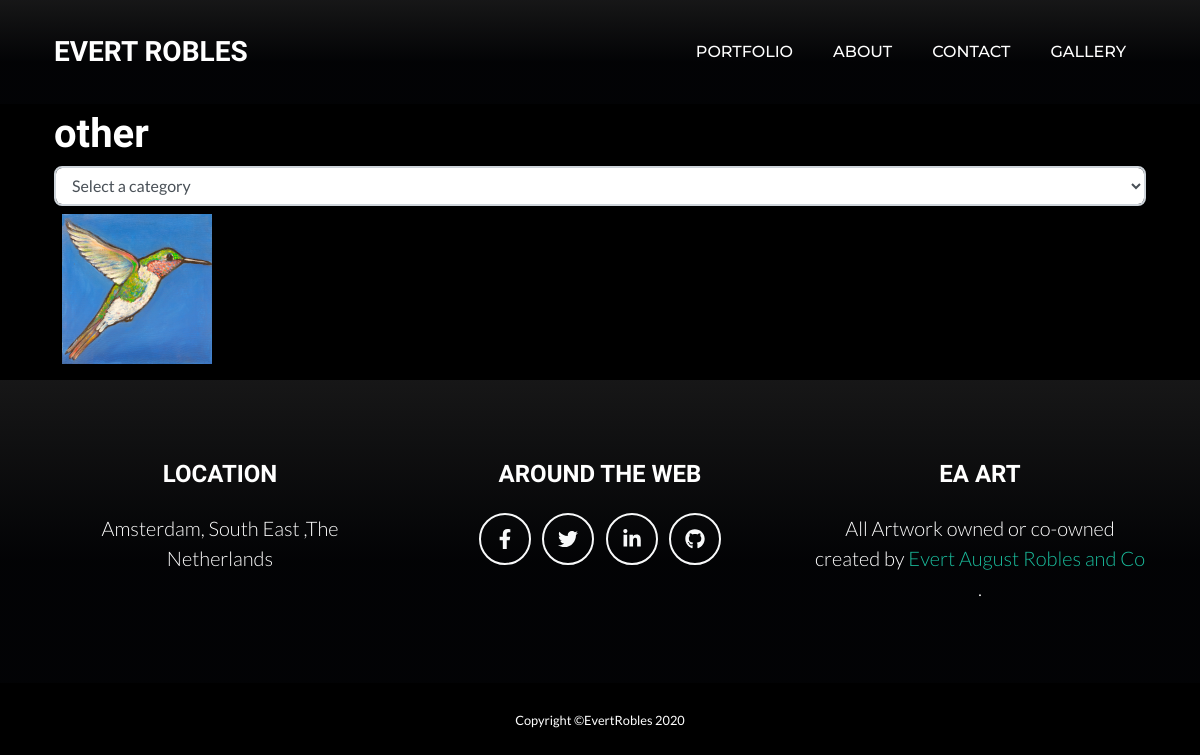
Page /gallery?category=other on the committed database.
### models.py (models this page shows, shortened)
class Image(db.Model):
    id = db.Column(db.Integer,primary_key=True)
    name = db.Column(db.String(40),nullable=False,unique=True)
    category = db.Column(db.String(),nullable=False)
    image_url = db.Column(db.String(220),nullable=False, unique=True)
    date_created= db.Column(db.DateTime)
    description = db.Column(db.Text)

### server.py (the view)
@app.route('/gallery',methods=['GET'])
def gallery():
    category= request.args.get('category')
    if category == None:
        category = 'paintings'
        images = Image.query.filter_by(category=category).all()
        return render_template('gallery.html',images=images,category=category)
    images = Image.query.filter_by(category=category).all()
    return render_template('gallery.html',images=images,category=category)

### templates/gallery.html (shortened to what this page needs)
{%extends 'layout.html'%}
{%block content%}
{% include 'includes/nav.html' %}
<div class="container">
    <div class="gallery-top">
        <h1>{{category}}</h1>
        <select id="comp_select" class="selectpicker form-control">
            <option value="" selected>Select a category</option>
        </select>
    </div>
    <div class="row p-2">
        {%for image in images[:8]%}
            <div class="col-6 col-md-3 col-sm-6 mb-2">
            <img src="{{'/static/assets/img/gallery/'+image.image_url}}" alt="" align='center' width="150" height="150">
            </div>
        {%endfor%}
    </div>
</div>
{%endblock%}

### templates/gallery.html (style rules this page uses)
.gallery-top { padding-top: calc(0.5rem + 102px); }

### rows in the picture
Image: category "other", image_url (picture)
